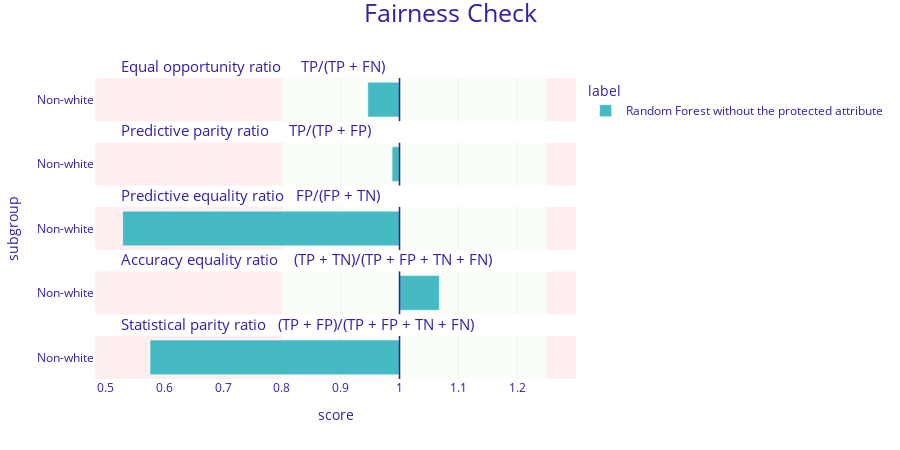

The cell this chart's notebook holds for it:
### Code cell
explainer_without_prot = dx.Explainer(
    model_without_prot, 
    x_test_without_prot, 
    y_test,
    predict_function=predict_random_forest,
    label="Random Forest without the protected attribute",
    verbose=False
)

fobject_without_prot = explainer_without_prot.model_fairness(protected_variable, privileged_group)
print(fobject_without_prot.fairness_check())

fig = fobject_without_prot.plot(show=False).update_layout(
    autosize=False,
    width=900,
    height=450)
fig.write_image(f"imgs/rf_without_prot.png")
fig.show()

### Figure 1 — Plotly figure (JSON) as saved in the notebook; plotly's stock layout.template omitted (floating-point values rounded to 4 significant figures)
{"data": [{"alignmentgroup": "True", "customdata": [["Non-white", 0.946, "Random Forest without the protected attribute"]], "hovertemplate": "<b>%{customdata[2]}</b><br>Subgroup: %{customdata[0]}<br>Score: %{customdata[1]}<br><extra></extra>", "legendgroup": "Random Forest without the protected attribute", "marker": {"color": "#46bac2", "pattern": {"shape": ""}}, "name": "Random Forest without the protected attribute", "offsetgroup": "Random Forest without the protected attribute", "orientation": "h", "showlegend": true, "textposition": "auto", "type": "bar", "x": [-0.05397], "xaxis": "x5", "y": [0.5], "yaxis": "y5"}, {"alignmentgroup": "True", "customdata": [["Non-white", 0.987, "Random Forest without the protected attribute"]], "hovertemplate": "<b>%{customdata[2]}</b><br>Subgroup: %{customdata[0]}<br>Score: %{customdata[1]}<br><extra></extra>", "legendgroup": "Random Forest without the protected attribute", "marker": {"color": "#46bac2", "pattern": {"shape": ""}}, "name": "Random Forest without the protected attribute", "offsetgroup": "Random Forest without the protected attribute", "orientation": "h", "showlegend": false, "textposition": "auto", "type": "bar", "x": [-0.01259], "xaxis": "x4", "y": [0.5], "yaxis": "y4"}, {"alignmentgroup": "True", "customdata": [["Non-white", 0.529, "Random Forest without the protected attribute"]], "hovertemplate": "<b>%{customdata[2]}</b><br>Subgroup: %{customdata[0]}<br>Score: %{customdata[1]}<br><extra></extra>", "legendgroup": "Random Forest without the protected attribute", "marker": {"color": "#46bac2", "pattern": {"shape": ""}}, "name": "Random Forest without the protected attribute", "offsetgroup": "Random Forest without the protected attribute", "orientation": "h", "showlegend": false, "textposition": "auto", "type": "bar", "x": [-0.4706], "xaxis": "x3", "y": [0.5], "yaxis": "y3"}, {"alignmentgroup": "True", "customdata": [["Non-white", 1.068, "Random Forest without the protected attribute"]], "hovertemplate": "<b>%{customdata[2]}</b><br>Subgroup: %{customdata[0]}<br>Score: %{customdata[1]}<br><extra></extra>", "legendgroup": "Random Forest without the protected attribute", "marker": {"color": "#46bac2", "pattern": {"shape": ""}}, "name": "Random Forest without the protected attribute", "offsetgroup": "Random Forest without the protected attribute", "orientation": "h", "showlegend": false, "textposition": "auto", "type": "bar", "x": [0.06762], "xaxis": "x2", "y": [0.5], "yaxis": "y2"}, {"alignmentgroup": "True", "customdata": [["Non-white", 0.576, "Random Forest without the protected attribute"]], "hovertemplate": "<b>%{customdata[2]}</b><br>Subgroup: %{customdata[0]}<br>Score: %{customdata[1]}<br><extra></extra>", "legendgroup": "Random Forest without the protected attribute", "marker": {"color": "#46bac2", "pattern": {"shape": ""}}, "name": "Random Forest without the protected attribute", "offsetgroup": "Random Forest without the protected attribute", "orientation": "h", "showlegend": false, "textposition": "auto", "type": "bar", "x": [-0.4241], "xaxis": "x", "y": [0.5], "yaxis": "y"}], "layout": {"annotations": [{"font": {"size": 15}, "showarrow": false, "text": "Statistical parity ratio   (TP + FP)/(TP + FP + TN + FN)", "x": 0.05, "xanchor": "left", "xref": "paper", "y": 0.144, "yanchor": "bottom", "yref": "paper"}, {"font": {"size": 15}, "showarrow": false, "text": "Accuracy equality ratio    (TP + TN)/(TP + FP + TN + FN)", "x": 0.05, "xanchor": "left", "xref": "paper", "y": 0.358, "yanchor": "bottom", "yref": "paper"}, {"font": {"size": 15}, "showarrow": false, "text": "Predictive equality ratio   FP/(FP + TN)", "x": 0.05, "xanchor": "left", "xref": "paper", "y": 0.572, "yanchor": "bottom", "yref": "paper"}, {"font": {"size": 15}, "showarrow": false, "text": "Predictive parity ratio     TP/(TP + FP)", "x": 0.05, "xanchor": "left", "xref": "paper", "y": 0.786, "yanchor": "bottom", "yref": "paper"}, {"font": {"size": 15}, "showarrow": false, "text": "Equal opportunity ratio     TP/(TP + FN)", "x": 0.05, "xanchor": "left", "xref": "paper", "y": 1, "yanchor": "bottom", "yref": "paper"}], "autosize": false, "barmode": "group", "font": {"color": "#371ea3"}, "height": 450, "legend": {"title": {"text": "label"}, "tracegroupgap": 0}, "margin": {"b": 71, "r": 30, "t": 78}, "shapes": [{"fillcolor": "#f05a71", "layer": "below", "line": {"width": 0}, "opacity": 0.1, "type": "rect", "x0": 0.25, "x1": 0.3, "xref": "x", "y0": 0, "y1": 1, "yref": "y"}, {"fillcolor": "#f05a71", "layer": "below", "line": {"width": 0}, "opacity": 0.1, "type": "rect", "x0": -0.5176, "x1": -0.2, "xref": "x", "y0": 0, "y1": 1, "yref": "y"}, {"fillcolor": "#c7f5bf", "layer": "below", "line": {"width": 0}, "opacity": 0.1, "type": "rect", "x0": -0.2, "x1": 0.25, "xref": "x", "y0": 0, "y1": 1, "yref": "y"}, {"line": {"color": "#371ea3", "width": 1.5}, "type": "line", "x0": 0, "x1": 0, "xref": "x", "y0": 0, "y1": 1, "yref": "y"}, {"fillcolor": "#f05a71", "layer": "below", "line": {"width": 0}, "opacity": 0.1, "type": "rect", "x0": 0.25, "x1": 0.3, "xref": "x", "y0": 0, "y1": 1, "yref": "y2"}, {"fillcolor": "#f05a71", "layer": "below", "line": {"width": 0}, "opacity": 0.1, "type": "rect", "x0": -0.5176, "x1": -0.2, "xref": "x", "y0": 0, "y1": 1, "yref": "y2"}, {"fillcolor": "#c7f5bf", "layer": "below", "line": {"width": 0}, "opacity": 0.1, "type": "rect", "x0": -0.2, "x1": 0.25, "xref": "x", "y0": 0, "y1": 1, "yref": "y2"}, {"line": {"color": "#371ea3", "width": 1.5}, "type": "line", "x0": 0, "x1": 0, "xref": "x", "y0": 0, "y1": 1, "yref": "y2"}, {"fillcolor": "#f05a71", "layer": "below", "line": {"width": 0}, "opacity": 0.1, "type": "rect", "x0": 0.25, "x1": 0.3, "xref": "x", "y0": 0, "y1": 1, "yref": "y3"}, {"fillcolor": "#f05a71", "layer": "below", "line": {"width": 0}, "opacity": 0.1, "type": "rect", "x0": -0.5176, "x1": -0.2, "xref": "x", "y0": 0, "y1": 1, "yref": "y3"}, {"fillcolor": "#c7f5bf", "layer": "below", "line": {"width": 0}, "opacity": 0.1, "type": "rect", "x0": -0.2, "x1": 0.25, "xref": "x", "y0": 0, "y1": 1, "yref": "y3"}, {"line": {"color": "#371ea3", "width": 1.5}, "type": "line", "x0": 0, "x1": 0, "xref": "x", "y0": 0, "y1": 1, "yref": "y3"}, {"fillcolor": "#f05a71", "layer": "below", "line": {"width": 0}, "opacity": 0.1, "type": "rect", "x0": 0.25, "x1": 0.3, "xref": "x", "y0": 0, "y1": 1, "yref": "y4"}, {"fillcolor": "#f05a71", "layer": "below", "line": {"width": 0}, "opacity": 0.1, "type": "rect", "x0": -0.5176, "x1": -0.2, "xref": "x", "y0": 0, "y1": 1, "yref": "y4"}, {"fillcolor": "#c7f5bf", "layer": "below", "line": {"width": 0}, "opacity": 0.1, "type": "rect", "x0": -0.2, "x1": 0.25, "xref": "x", "y0": 0, "y1": 1, "yref": "y4"}, {"line": {"color": "#371ea3", "width": 1.5}, "type": "line", "x0": 0, "x1": 0, "xref": "x", "y0": 0, "y1": 1, "yref": "y4"}, {"fillcolor": "#f05a71", "layer": "below", "line": {"width": 0}, "opacity": 0.1, "type": "rect", "x0": 0.25, "x1": 0.3, "xref": "x", "y0": 0, "y1": 1, "yref": "y5"}, {"fillcolor": "#f05a71", "layer": "below", "line": {"width": 0}, "opacity": 0.1, "type": "rect", "x0": -0.5176, "x1": -0.2, "xref": "x", "y0": 0, "y1": 1, "yref": "y5"}, {"fillcolor": "#c7f5bf", "layer": "below", "line": {"width": 0}, "opacity": 0.1, "type": "rect", "x0": -0.2, "x1": 0.25, "xref": "x", "y0": 0, "y1": 1, "yref": "y5"}, {"line": {"color": "#371ea3", "width": 1.5}, "type": "line", "x0": 0, "x1": 0, "xref": "x", "y0": 0, "y1": 1, "yref": "y5"}], "title": {"font": {"size": 25}, "text": "Fairness Check", "x": 0.5, "y": 0.99}, "width": 900, "xaxis": {"anchor": "y", "domain": [0, 1], "range": [-0.5176, 0.3], "ticktext": [0.4, 0.5, 0.6, 0.7, 0.8, 0.9, 1, 1.1, 1.2, 1], "tickvals": [-0.6, -0.5, -0.4, -0.3, -0.2, -0.1, 0, 0.1, 0.2, 0], "title": {"text": "score"}}, "xaxis2": {"anchor": "y2", "domain": [0, 1], "matches": "x", "range": [-0.5176, 0.3], "showticklabels": false, "ticktext": [0.4, 0.5, 0.6, 0.7, 0.8, 0.9, 1, 1.1, 1.2, 1], "tickvals": [-0.6, -0.5, -0.4, -0.3, -0.2, -0.1, 0, 0.1, 0.2, 0]}, "xaxis3": {"anchor": "y3", "domain": [0, 1], "matches": "x", "range": [-0.5176, 0.3], "showticklabels": false, "ticktext": [0.4, 0.5, 0.6, 0.7, 0.8, 0.9, 1, 1.1, 1.2, 1], "tickvals": [-0.6, -0.5, -0.4, -0.3, -0.2, -0.1, 0, 0.1, 0.2, 0]}, "xaxis4": {"anchor": "y4", "domain": [0, 1], "matches": "x", "range": [-0.5176, 0.3], "showticklabels": false, "ticktext": [0.4, 0.5, 0.6, 0.7, 0.8, 0.9, 1, 1.1, 1.2, 1], "tickvals": [-0.6, -0.5, -0.4, -0.3, -0.2, -0.1, 0, 0.1, 0.2, 0]}, "xaxis5": {"anchor": "y5", "domain": [0, 1], "matches": "x", "range": [-0.5176, 0.3], "showticklabels": false, "ticktext": [0.4, 0.5, 0.6, 0.7, 0.8, 0.9, 1, 1.1, 1.2, 1], "tickvals": [-0.6, -0.5, -0.4, -0.3, -0.2, -0.1, 0, 0.1, 0.2, 0]}, "yaxis": {"anchor": "x", "domain": [0, 0.144], "range": [0, 1], "showgrid": false, "ticktext": ["Non-white"], "tickvals": [0.5], "title": {"text": ""}, "zeroline": false}, "yaxis2": {"anchor": "x2", "domain": [0.214, 0.358], "matches": "y", "range": [0, 1], "showgrid": false, "ticktext": ["Non-white"], "tickvals": [0.5], "title": {"text": ""}, "zeroline": false}, "yaxis3": {"anchor": "x3", "domain": [0.428, 0.572], "matches": "y", "range": [0, 1], "showgrid": false, "ticktext": ["Non-white"], "tickvals": [0.5], "title": {"text": "subgroup"}, "zeroline": false}, "yaxis4": {"anchor": "x4", "domain": [0.642, 0.786], "matches": "y", "range": [0, 1], "showgrid": false, "ticktext": ["Non-white"], "tickvals": [0.5], "title": {"text": ""}, "zeroline": false}, "yaxis5": {"anchor": "x5", "domain": [0.856, 1], "matches": "y", "range": [0, 1], "showgrid": false, "ticktext": ["Non-white"], "tickvals": [0.5], "title": {"text": ""}, "zeroline": false}}}
